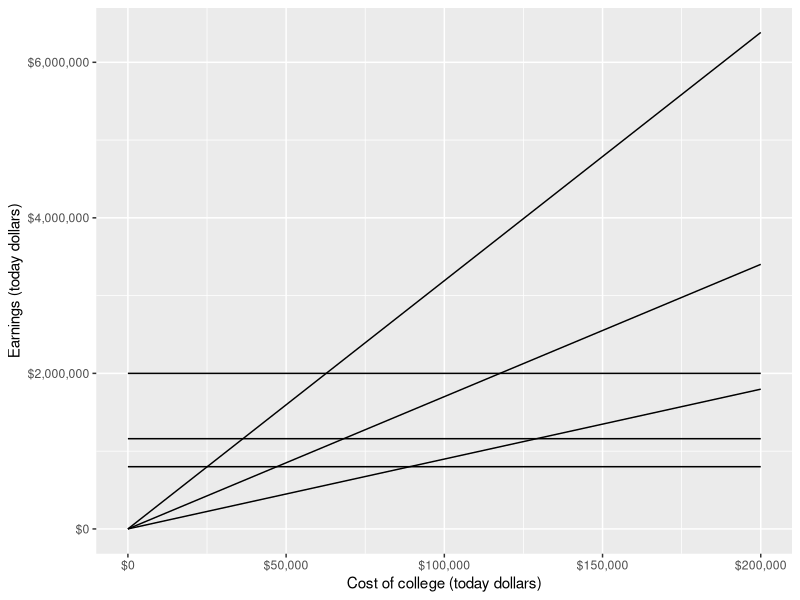

Here is the R script that generated this plot:
library(ggplot2)
library(reshape2)
library(scales)

# tuition <- c(europe = 5e4,
#              us.public = 8e4,
#              us.private = 2e5)
tuition <- c(0, 2e5)
years.invested <- 65 - 20 # the nominal working life
stock.market.return <- 1.068 # from Greenstone & Looney, 2011

lifetime.earnings <- c(
  engineering = 2e6,
  all.majors = 1.16e6,
  early.childhood.education = 8e5
)

college <- data.frame(
  tuition = rep(tuition, length(lifetime.earnings)),
  investment = paste0('Lifetime earnings (median ',
                      sub('\\.', ' ', names(lifetime.earnings)), ')'),
  earnings = unname(lifetime.earnings)
)

not.college <- data.frame(
  tuition = rep(tuition, each = 3)
)
not.college$stock.market.return <- c(1.050, 1.065, 1.080)
not.college$earnings <- not.college$tuition *
                        not.college$stock.market.return ^
                        years.invested
not.college$investment <- paste0(
  'Stock market (',
  round(100 * (not.college$stock.market.return - 1), 1),
  '% annual return)')
not.college$stock.market.return <- NULL

alternatives <- rbind(college, not.college)
p <- ggplot(alternatives) +
  aes(x = tuition, y = earnings, group = investment) +
  scale_x_continuous('Cost of college (today dollars)', labels = dollar) +
  scale_y_continuous('Earnings (today dollars)', labels = dollar) +
  geom_line()
